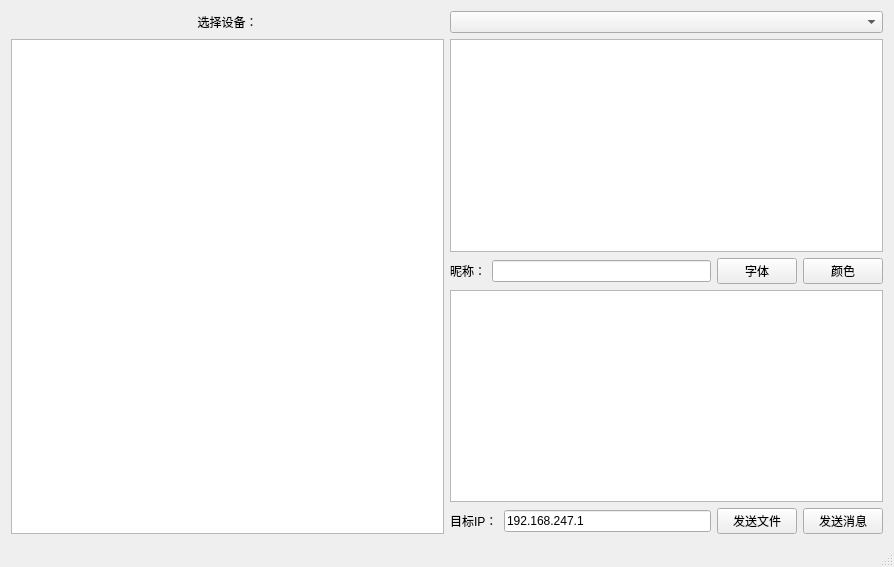
<?xml version="1.0" encoding="UTF-8"?>
<ui version="4.0">
 <class>MainWindow</class>
 <widget class="QMainWindow" name="MainWindow">
  <property name="geometry">
   <rect>
    <x>0</x>
    <y>0</y>
    <width>894</width>
    <height>567</height>
   </rect>
  </property>
  <property name="windowTitle">
   <string>MainWindow</string>
  </property>
  <property name="windowIcon">
   <iconset resource="ico.qrc">
    <normaloff>:/Internet.ico</normaloff>:/Internet.ico</iconset>
  </property>
  <widget class="QWidget" name="centralWidget">
   <layout class="QGridLayout" name="gridLayout">
    <item row="0" column="0">
     <layout class="QVBoxLayout" name="verticalLayout_2">
      <property name="sizeConstraint">
       <enum>QLayout::SetMaximumSize</enum>
      </property>
      <item>
       <layout class="QHBoxLayout" name="horizontalLayout">
        <property name="sizeConstraint">
         <enum>QLayout::SetDefaultConstraint</enum>
        </property>
        <item>
         <widget class="QLabel" name="label_2">
          <property name="text">
           <string>选择设备：</string>
          </property>
          <property name="alignment">
           <set>Qt::AlignCenter</set>
          </property>
         </widget>
        </item>
        <item>
         <widget class="QComboBox" name="comboBoxDevice"/>
        </item>
       </layout>
      </item>
      <item>
       <layout class="QHBoxLayout" name="horizontalLayout_4">
        <property name="sizeConstraint">
         <enum>QLayout::SetMinAndMaxSize</enum>
        </property>
        <item>
         <widget class="QTableView" name="tableView"/>
        </item>
        <item>
         <layout class="QVBoxLayout" name="verticalLayout">
          <item>
           <widget class="QTextBrowser" name="textBrowser"/>
          </item>
          <item>
           <layout class="QHBoxLayout" name="horizontalLayout_2">
            <item>
             <widget class="QLabel" name="label_3">
              <property name="text">
               <string>昵称：</string>
              </property>
             </widget>
            </item>
            <item>
             <widget class="QLineEdit" name="lineEditNickName">
              <property name="text">
               <string/>
              </property>
             </widget>
            </item>
            <item>
             <widget class="QPushButton" name="pushButtonFont">
              <property name="text">
               <string>字体</string>
              </property>
             </widget>
            </item>
            <item>
             <widget class="QPushButton" name="pushButtonColor">
              <property name="text">
               <string>颜色</string>
              </property>
             </widget>
            </item>
           </layout>
          </item>
          <item>
           <widget class="QTextEdit" name="textEdit"/>
          </item>
          <item>
           <layout class="QHBoxLayout" name="horizontalLayout_3">
            <item>
             <widget class="QLabel" name="label">
              <property name="text">
               <string>目标IP：</string>
              </property>
             </widget>
            </item>
            <item>
             <widget class="QLineEdit" name="lineEditDstIP">
              <property name="text">
               <string>192.168.247.1</string>
              </property>
             </widget>
            </item>
            <item>
             <widget class="QPushButton" name="pushButtonSendFile">
              <property name="text">
               <string>发送文件</string>
              </property>
             </widget>
            </item>
            <item>
             <widget class="QPushButton" name="pushButtonSend">
              <property name="text">
               <string>发送消息</string>
              </property>
             </widget>
            </item>
           </layout>
          </item>
         </layout>
        </item>
       </layout>
      </item>
     </layout>
    </item>
   </layout>
  </widget>
  <widget class="QStatusBar" name="statusBar"/>
 </widget>
 <layoutdefault spacing="6" margin="11"/>
 <resources>
  <include location="ico.qrc"/>
 </resources>
 <connections/>
</ui>
